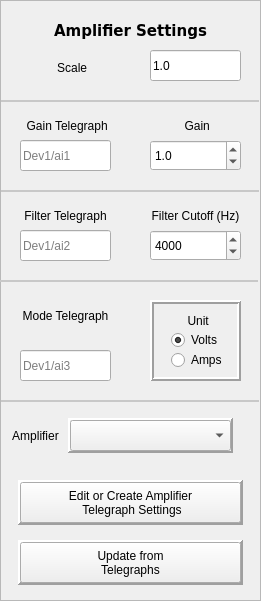
   <widget class="QFrame" name="frame_3">
    <property name="geometry">
     <rect>
      <x>250</x>
      <y>70</y>
      <width>261</width>
      <height>601</height>
     </rect>
    </property>
    <property name="frameShape">
     <enum>QFrame::StyledPanel</enum>
    </property>
    <property name="frameShadow">
     <enum>QFrame::Sunken</enum>
    </property>
    <widget class="QLabel" name="label_19">
     <property name="geometry">
      <rect>
       <x>0</x>
       <y>10</y>
       <width>261</width>
       <height>41</height>
      </rect>
     </property>
     <property name="font">
      <font>
       <family>Verdana</family>
       <pointsize>11</pointsize>
       <weight>75</weight>
       <bold>true</bold>
      </font>
     </property>
     <property name="text">
      <string>Amplifier Settings</string>
     </property>
     <property name="alignment">
      <set>Qt::AlignCenter</set>
     </property>
    </widget>
    <widget class="QLabel" name="label_10">
     <property name="geometry">
      <rect>
       <x>0</x>
       <y>110</y>
       <width>131</width>
       <height>31</height>
      </rect>
     </property>
     <property name="toolTip">
      <string>Change gain by telegraph</string>
     </property>
     <property name="text">
      <string> Gain Telegraph</string>
     </property>
     <property name="alignment">
      <set>Qt::AlignCenter</set>
     </property>
    </widget>
    <widget class="QFrame" name="frame">
     <property name="geometry">
      <rect>
       <x>150</x>
       <y>300</y>
       <width>91</width>
       <height>81</height>
      </rect>
     </property>
     <property name="toolTip">
      <string>Change units manually</string>
     </property>
     <property name="autoFillBackground">
      <bool>true</bool>
     </property>
     <property name="styleSheet">
      <string notr="true"/>
     </property>
     <property name="frameShape">
      <enum>QFrame::Box</enum>
     </property>
     <property name="frameShadow">
      <enum>QFrame::Raised</enum>
     </property>
     <property name="lineWidth">
      <number>2</number>
     </property>
     <property name="midLineWidth">
      <number>0</number>
     </property>
     <widget class="QLabel" name="label_6">
      <property name="geometry">
       <rect>
        <x>6</x>
        <y>10</y>
        <width>81</width>
        <height>21</height>
       </rect>
      </property>
      <property name="text">
       <string> Unit</string>
      </property>
      <property name="alignment">
       <set>Qt::AlignCenter</set>
      </property>
     </widget>
     <widget class="QRadioButton" name="amps_radio">
      <property name="geometry">
       <rect>
        <x>21</x>
        <y>50</y>
        <width>61</width>
        <height>20</height>
       </rect>
      </property>
      <property name="text">
       <string>Amps</string>
      </property>
      <property name="checked">
       <bool>false</bool>
      </property>
      <property name="autoExclusive">
       <bool>true</bool>
      </property>
     </widget>
     <widget class="QRadioButton" name="volts_radio">
      <property name="geometry">
       <rect>
        <x>21</x>
        <y>30</y>
        <width>61</width>
        <height>20</height>
       </rect>
      </property>
      <property name="toolTip">
       <string>Select </string>
      </property>
      <property name="layoutDirection">
       <enum>Qt::LeftToRight</enum>
      </property>
      <property name="text">
       <string>Volts</string>
      </property>
      <property name="checked">
       <bool>true</bool>
      </property>
     </widget>
    </widget>
    <widget class="QLabel" name="label_9">
     <property name="geometry">
      <rect>
       <x>0</x>
       <y>52</y>
       <width>141</width>
       <height>31</height>
      </rect>
     </property>
     <property name="toolTip">
      <string>Amplidier scale (before gain)</string>
     </property>
     <property name="text">
      <string> Scale</string>
     </property>
     <property name="textFormat">
      <enum>Qt::AutoText</enum>
     </property>
     <property name="alignment">
      <set>Qt::AlignCenter</set>
     </property>
    </widget>
    <widget class="QLineEdit" name="gain_telegraph">
     <property name="geometry">
      <rect>
       <x>20</x>
       <y>140</y>
       <width>91</width>
       <height>31</height>
      </rect>
     </property>
     <property name="toolTip">
      <string>Change gain by telegraph</string>
     </property>
     <property name="placeholderText">
      <string>Dev1/ai1</string>
     </property>
    </widget>
    <widget class="QDoubleSpinBox" name="gain_spinner">
     <property name="geometry">
      <rect>
       <x>150</x>
       <y>140</y>
       <width>91</width>
       <height>31</height>
      </rect>
     </property>
     <property name="toolTip">
      <string>Change gain manually</string>
     </property>
     <property name="buttonSymbols">
      <enum>QAbstractSpinBox::UpDownArrows</enum>
     </property>
     <property name="decimals">
      <number>1</number>
     </property>
     <property name="maximum">
      <double>100.000000000000000</double>
     </property>
     <property name="value">
      <double>1.000000000000000</double>
     </property>
    </widget>
    <widget class="Line" name="line">
     <property name="geometry">
      <rect>
       <x>1</x>
       <y>100</y>
       <width>258</width>
       <height>2</height>
      </rect>
     </property>
     <property name="styleSheet">
      <string notr="true">background-color: rgb(200, 200, 200);</string>
     </property>
     <property name="frameShadow">
      <enum>QFrame::Sunken</enum>
     </property>
     <property name="lineWidth">
      <number>0</number>
     </property>
     <property name="orientation">
      <enum>Qt::Horizontal</enum>
     </property>
    </widget>
    <widget class="QLabel" name="label_16">
     <property name="geometry">
      <rect>
       <x>130</x>
       <y>110</y>
       <width>131</width>
       <height>31</height>
      </rect>
     </property>
     <property name="toolTip">
      <string>Change gain manually</string>
     </property>
     <property name="text">
      <string> Gain</string>
     </property>
     <property name="alignment">
      <set>Qt::AlignCenter</set>
     </property>
    </widget>
    <widget class="QLabel" name="label_20">
     <property name="geometry">
      <rect>
       <x>0</x>
       <y>200</y>
       <width>131</width>
       <height>31</height>
      </rect>
     </property>
     <property name="toolTip">
      <string>Change filter cutoff by telegraph</string>
     </property>
     <property name="text">
      <string>Filter Telegraph</string>
     </property>
     <property name="alignment">
      <set>Qt::AlignCenter</set>
     </property>
    </widget>
    <widget class="QLabel" name="label_21">
     <property name="geometry">
      <rect>
       <x>130</x>
       <y>200</y>
       <width>131</width>
       <height>31</height>
      </rect>
     </property>
     <property name="toolTip">
      <string>Change filter cuttoff manually</string>
     </property>
     <property name="text">
      <string>Filter Cutoff (Hz)</string>
     </property>
     <property name="alignment">
      <set>Qt::AlignCenter</set>
     </property>
    </widget>
    <widget class="QLineEdit" name="fc_telegraph">
     <property name="geometry">
      <rect>
       <x>20</x>
       <y>230</y>
       <width>91</width>
       <height>31</height>
      </rect>
     </property>
     <property name="toolTip">
      <string>Change filter cuttoff by telegraph</string>
     </property>
     <property name="placeholderText">
      <string>Dev1/ai2</string>
     </property>
    </widget>
    <widget class="QFrame" name="frame_24">
     <property name="geometry">
      <rect>
       <x>18</x>
       <y>540</y>
       <width>225</width>
       <height>45</height>
      </rect>
     </property>
     <property name="font">
      <font>
       <family>MS Shell Dlg 2</family>
       <weight>75</weight>
       <bold>true</bold>
      </font>
     </property>
     <property name="toolTip">
      <string>Update units, gain and fc cutoff.</string>
     </property>
     <property name="frameShape">
      <enum>QFrame::Panel</enum>
     </property>
     <property name="frameShadow">
      <enum>QFrame::Raised</enum>
     </property>
     <property name="lineWidth">
      <number>3</number>
     </property>
     <property name="midLineWidth">
      <number>1</number>
     </property>
    </widget>
    <widget class="QPushButton" name="update_gain_fc_unit">
     <property name="geometry">
      <rect>
       <x>20</x>
       <y>542</y>
       <width>221</width>
       <height>41</height>
      </rect>
     </property>
     <property name="toolTip">
      <string>Updates gain, filter and unit from telegraph</string>
     </property>
     <property name="text">
      <string>Update from
Telegraphs</string>
     </property>
    </widget>
    <widget class="QLineEdit" name="units_telegraph">
     <property name="geometry">
      <rect>
       <x>20</x>
       <y>350</y>
       <width>91</width>
       <height>31</height>
      </rect>
     </property>
     <property name="toolTip">
      <string>Change unit by telegraph</string>
     </property>
     <property name="placeholderText">
      <string>Dev1/ai3</string>
     </property>
    </widget>
    <widget class="QLabel" name="label_34">
     <property name="geometry">
      <rect>
       <x>0</x>
       <y>300</y>
       <width>131</width>
       <height>31</height>
      </rect>
     </property>
     <property name="toolTip">
      <string>Change unit by telegraph </string>
     </property>
     <property name="text">
      <string>Mode Telegraph</string>
     </property>
     <property name="alignment">
      <set>Qt::AlignCenter</set>
     </property>
    </widget>
    <widget class="QLabel" name="label_13">
     <property name="geometry">
      <rect>
       <x>0</x>
       <y>420</y>
       <width>71</width>
       <height>31</height>
      </rect>
     </property>
     <property name="toolTip">
      <string>Patch clamp amplifier settings</string>
     </property>
     <property name="text">
      <string>Amplifier</string>
     </property>
     <property name="alignment">
      <set>Qt::AlignCenter</set>
     </property>
    </widget>
    <widget class="QComboBox" name="amplifier_box">
     <property name="geometry">
      <rect>
       <x>70</x>
       <y>420</y>
       <width>161</width>
       <height>31</height>
      </rect>
     </property>
     <property name="toolTip">
      <string>Patch clamp amplifier settings</string>
     </property>
    </widget>
    <widget class="QFrame" name="frame_13">
     <property name="geometry">
      <rect>
       <x>68</x>
       <y>418</y>
       <width>165</width>
       <height>35</height>
      </rect>
     </property>
     <property name="font">
      <font>
       <family>MS Shell Dlg 2</family>
       <weight>75</weight>
       <bold>true</bold>
      </font>
     </property>
     <property name="frameShape">
      <enum>QFrame::Panel</enum>
     </property>
     <property name="frameShadow">
      <enum>QFrame::Raised</enum>
     </property>
     <property name="lineWidth">
      <number>2</number>
     </property>
     <property name="midLineWidth">
      <number>1</number>
     </property>
    </widget>
    <widget class="QSpinBox" name="fc_spinner">
     <property name="enabled">
      <bool>true</bool>
     </property>
     <property name="geometry">
      <rect>
       <x>150</x>
       <y>230</y>
       <width>91</width>
       <height>31</height>
      </rect>
     </property>
     <property name="toolTip">
      <string>Change filter cuttoff manually</string>
     </property>
     <property name="maximum">
      <number>100000</number>
     </property>
     <property name="singleStep">
      <number>1000</number>
     </property>
     <property name="value">
      <number>4000</number>
     </property>
    </widget>
    <widget class="QFrame" name="frame_25">
     <property name="geometry">
      <rect>
       <x>18</x>
       <y>480</y>
       <width>225</width>
       <height>45</height>
      </rect>
     </property>
     <property name="font">
      <font>
       <family>MS Shell Dlg 2</family>
       <weight>75</weight>
       <bold>true</bold>
      </font>
     </property>
     <property name="toolTip">
      <string>Creates new telegraph values for an amplifier</string>
     </property>
     <property name="frameShape">
      <enum>QFrame::Panel</enum>
     </property>
     <property name="frameShadow">
      <enum>QFrame::Raised</enum>
     </property>
     <property name="lineWidth">
      <number>3</number>
     </property>
     <property name="midLineWidth">
      <number>1</number>
     </property>
    </widget>
    <widget class="QPushButton" name="create_telegraph_dictionary">
     <property name="geometry">
      <rect>
       <x>20</x>
       <y>482</y>
       <width>221</width>
       <height>41</height>
      </rect>
     </property>
     <property name="toolTip">
      <string>Creates new telegraph values for an amplifier</string>
     </property>
     <property name="text">
      <string>Edit or Create Amplifier
 Telegraph Settings</string>
     </property>
    </widget>
    <widget class="Line" name="line_5">
     <property name="geometry">
      <rect>
       <x>1</x>
       <y>190</y>
       <width>258</width>
       <height>2</height>
      </rect>
     </property>
     <property name="styleSheet">
      <string notr="true">background-color: rgb(200, 200, 200);</string>
     </property>
     <property name="frameShadow">
      <enum>QFrame::Sunken</enum>
     </property>
     <property name="lineWidth">
      <number>0</number>
     </property>
     <property name="orientation">
      <enum>Qt::Horizontal</enum>
     </property>
    </widget>
    <widget class="Line" name="line_2">
     <property name="geometry">
      <rect>
       <x>0</x>
       <y>280</y>
       <width>258</width>
       <height>2</height>
      </rect>
     </property>
     <property name="styleSheet">
      <string notr="true">background-color: rgb(200, 200, 200);</string>
     </property>
     <property name="frameShadow">
      <enum>QFrame::Sunken</enum>
     </property>
     <property name="lineWidth">
      <number>0</number>
     </property>
     <property name="orientation">
      <enum>Qt::Horizontal</enum>
     </property>
    </widget>
    <widget class="Line" name="line_3">
     <property name="geometry">
      <rect>
       <x>1</x>
       <y>400</y>
       <width>258</width>
       <height>2</height>
      </rect>
     </property>
     <property name="styleSheet">
      <string notr="true">background-color: rgb(200, 200, 200);</string>
     </property>
     <property name="frameShadow">
      <enum>QFrame::Sunken</enum>
     </property>
     <property name="lineWidth">
      <number>0</number>
     </property>
     <property name="orientation">
      <enum>Qt::Horizontal</enum>
     </property>
    </widget>
    <widget class="QLineEdit" name="scale_box">
     <property name="geometry">
      <rect>
       <x>150</x>
       <y>50</y>
       <width>91</width>
       <height>31</height>
      </rect>
     </property>
     <property name="toolTip">
      <string>Amplidier scale (before gain)</string>
     </property>
     <property name="text">
      <string>1.0</string>
     </property>
     <property name="placeholderText">
      <string/>
     </property>
    </widget>
    <zorder>frame_13</zorder>
    <zorder>label_19</zorder>
    <zorder>label_10</zorder>
    <zorder>frame</zorder>
    <zorder>label_9</zorder>
    <zorder>gain_telegraph</zorder>
    <zorder>gain_spinner</zorder>
    <zorder>line</zorder>
    <zorder>label_16</zorder>
    <zorder>label_20</zorder>
    <zorder>label_21</zorder>
    <zorder>fc_telegraph</zorder>
    <zorder>frame_24</zorder>
    <zorder>update_gain_fc_unit</zorder>
    <zorder>units_telegraph</zorder>
    <zorder>label_34</zorder>
    <zorder>label_13</zorder>
    <zorder>amplifier_box</zorder>
    <zorder>fc_spinner</zorder>
    <zorder>frame_25</zorder>
    <zorder>create_telegraph_dictionary</zorder>
    <zorder>line_5</zorder>
    <zorder>line_2</zorder>
    <zorder>line_3</zorder>
    <zorder>scale_box</zorder>
   </widget>
